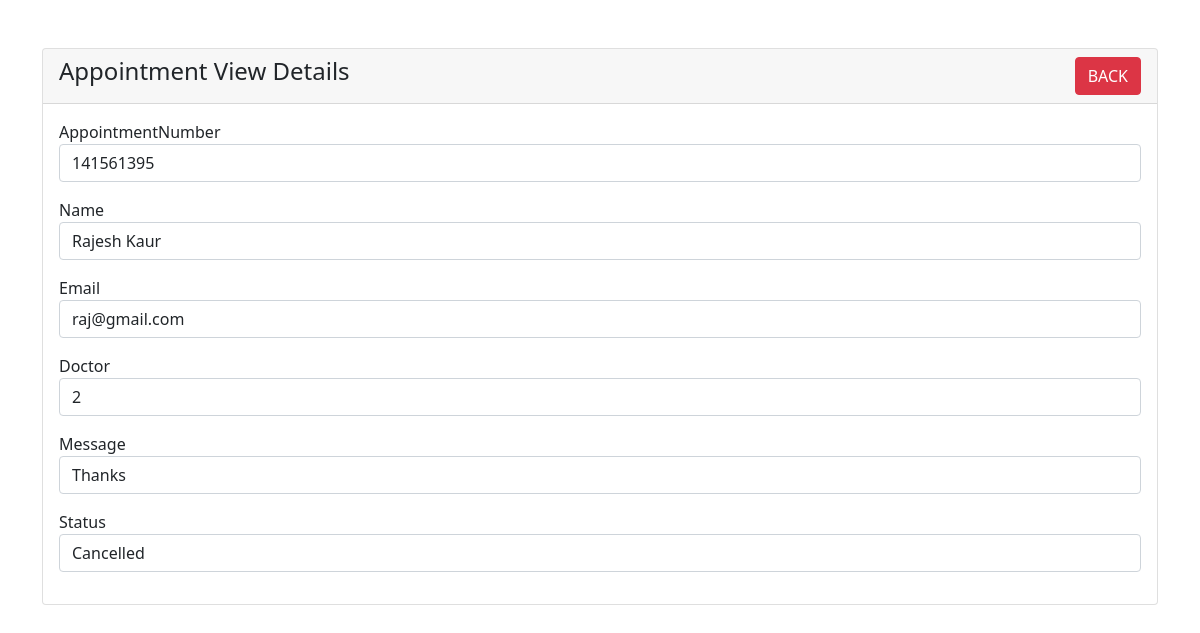
The page /Admin_Booking/student-view.php?ID=1 on the database its author committed.
### tables this page shows
CREATE TABLE `tblappointment` (
  `ID` int(10) NOT NULL,
  `AppointmentNumber` int(10) DEFAULT NULL,
  `Name` varchar(250) DEFAULT NULL,
  `MobileNumber` bigint(20) DEFAULT NULL,
  `Email` varchar(250) DEFAULT NULL,
  `AppointmentDate` date DEFAULT NULL,
  `AppointmentTime` time DEFAULT NULL,
  `Specialization` varchar(250) DEFAULT NULL,
  `Doctor` int(10) DEFAULT NULL,
  `Message` mediumtext DEFAULT NULL,
  `ApplyDate` timestamp NULL DEFAULT current_timestamp(),
  `Remark` varchar(250) DEFAULT NULL,
  `Status` varchar(250) DEFAULT NULL,
  `UpdationDate` timestamp NULL DEFAULT NULL ON UPDATE current_timestamp()
);

### Admin_Booking/student-view.php (the view, shortened to what this page needs)
<?php
require 'dbcon.php';
?>
<!doctype html>
<html lang="en">
  <head>
    <link href="https://cdn.jsdelivr.net/npm/bootstrap@5.1.3/dist/css/bootstrap.min.css" rel="stylesheet">
</head>
<body>
    <div class="container mt-5">
        <div class="row">
            <div class="col-md-12">
                <div class="card">
                    <div class="card-header">
                        <h4>Appointment View Details
                            <a href="index.php" class="btn btn-danger float-end">BACK</a>
                        </h4>
                    </div>
                    <div class="card-body">
                        <?php
                        if(isset($_GET['ID']))
                        {
                            $student_id = mysqli_real_escape_string($con, $_GET['ID']);
                            $query = "SELECT * FROM tblappointment WHERE ID='$student_id' ";
                            $query_run = mysqli_query($con, $query);
                            if(mysqli_num_rows($query_run) > 0)
                            {
                                $student = mysqli_fetch_array($query_run);
                                ?>
                                    <div class="mb-3">
                                        <label>AppointmentNumber</label>
                                        <p class="form-control">
                                            <?=$student['AppointmentNumber'];?>
                                        </p>
                                    </div>
                                    <div class="mb-3">
                                        <label>Name</label>
                                        <p class="form-control">
                                            <?=$student['Name'];?>
                                        </p>
                                    </div>
                                    <div class="mb-3">
                                        <label>Email</label>
                                        <p class="form-control">
                                            <?=$student['Email'];?>
                                        </p>
                                    </div>
                                    <div class="mb-3">
                                        <label>Doctor</label>
                                        <p class="form-control">
                                            <?=$student['Doctor'];?>
                                        </p>
                                    </div>
                                    <div class="mb-3">
                                        <label>Message</label>
                                        <p class="form-control">
                                            <?=$student['Message'];?>
                                        </p>
                                    </div>
                                    <div class="mb-3">
                                        <label>Status</label>
                                        <p class="form-control">
                                            <?=$student['Status'];?>
                                        </p>
                                    </div>
                                <?php
                            }
                            else
                            {
                                echo "<h4>No Such Id Found</h4>";
                            }
                        }
                        ?>
                    </div>
                </div>
            </div>
        </div>
    </div>
</body>
</html>

### rows shown on the page
tblappointment: AppointmentNumber "141561395", Name "Rajesh Kaur", Email "raj@gmail.com", Doctor "2", Message "Thanks", Status "Cancelled"
